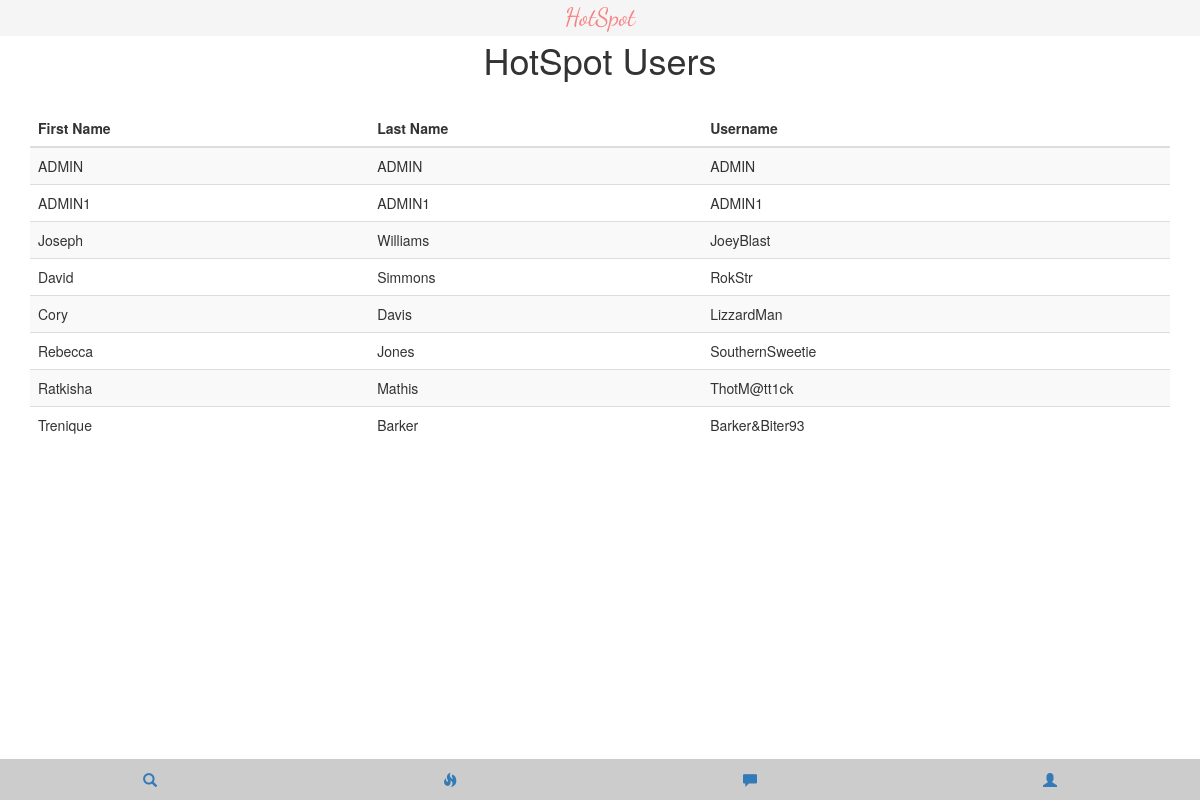
The app's page /usertable.php, older data.
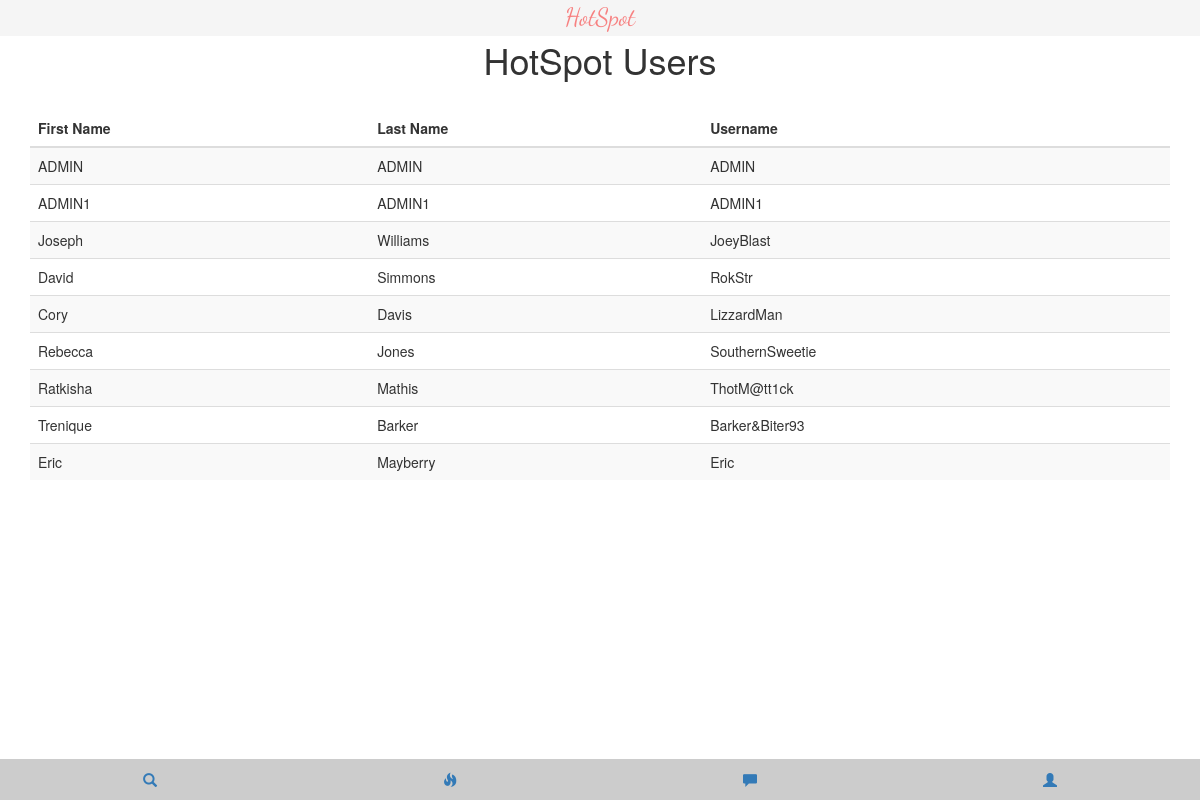
The same page, newer data.
### tables this page shows
CREATE TABLE `user` (
  `U_ID` int(7) NOT NULL,
  `U_ACCT_TYPE` char(1) NOT NULL,
  `U_USERNAME` char(255) NOT NULL,
  `U_F_NAME` char(255) NOT NULL,
  `U_L_NAME` char(255) NOT NULL,
  `U_DOB` date NOT NULL,
  `U_HOME_LAT_DEG` int(2) NOT NULL,
  `U_HOME_LAT_MIN` int(2) NOT NULL,
  `U_HOME_LAT_SEC` int(2) NOT NULL,
  `U_HOME_LONG_DEG` int(2) NOT NULL,
  `U_HOME_LONG_MIN` int(2) NOT NULL,
  `U_HOME_LONG_SEC` int(2) NOT NULL,
  `U_SCHOOL` char(255) DEFAULT NULL,
  `U_PHONE` bigint(20) DEFAULT NULL,
  `U_IMAGE` blob
);

### usertable.php (the view, shortened to what this page needs)
<!DOCTYPE html>
<html lang="en">
  <head>
    <link rel="stylesheet" type="text/css" href="css/template.css">
    <link rel="stylesheet" type="text/css" href="css/bootstrap-theme.min.css">
  </head>
  <body>
    <div class="container">
      <?php include("header.php"); ?>
      <br style="line-height:38px;" />
      <h1 class="text-center">HotSpot Users</h1><br/>
      <table class="table table-striped">
        <thead>
          <tr><th>First Name</th><th>Last Name</th><th>Username</th>
          </tr>
        </thead>
        <tbody>
          <?php
          include("connection.php");
          $conn = new mysqli($servername, $username, $password, $db);
          $sql = "SELECT U_F_NAME, U_L_NAME, U_USERNAME FROM USER";
          $result = $conn->query($sql);
          if ($result->num_rows > 0) {
              while($row = $result->fetch_assoc()) {
                  echo "<tr><td>".$row["U_F_NAME"]."</td><td>".$row["U_L_NAME"].
                  "</td><td>".$row["U_USERNAME"]."</td></tr>";
              }
          } else {
              echo "0 results";
          }
          ?>
        </tbody>
      </table>
    </div>
    <?php include("nav.php"); ?>
  </body>
</html>

Row changes from the older to the newer data that the page shows:
added user: U_F_NAME "Eric", U_L_NAME "Mayberry", U_USERNAME "Eric"
